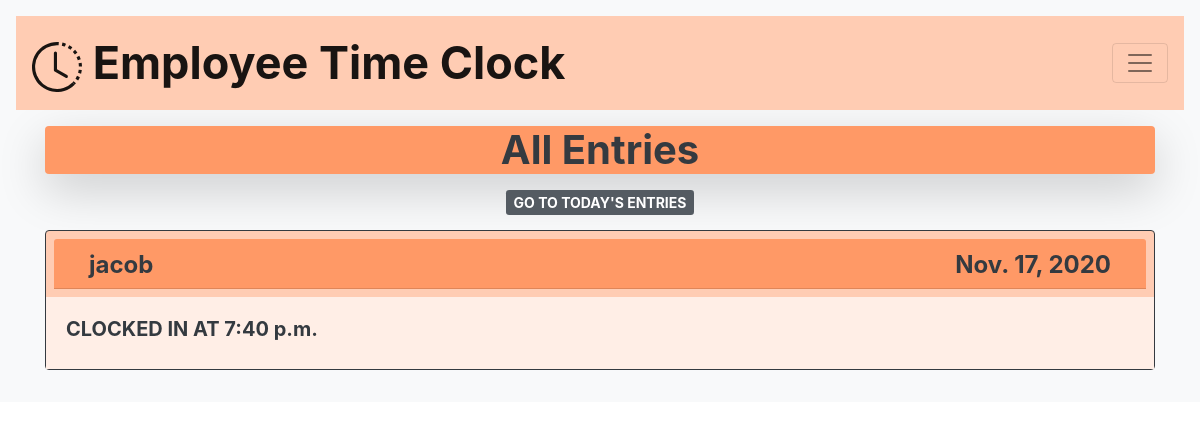
/clock_in_out/entries/all_entries/ (signed in), run on the app's committed database.
### timeclock/models.py (models this page shows, shortened)
class ClockInOut(models.Model):
    author = models.ForeignKey(
        get_user_model(),
        on_delete=models.CASCADE,
    )
    time = models.TimeField(default=timezone.localtime)
    date = models.DateField(default=date.today)
    notes = models.CharField(max_length=100, default='', blank=True)
    option=(
        ('CLOCKED IN AT ',"Clock In"),
        ('CLOCKED OUT AT',"Clock Out")
    )
    options = models.CharField(max_length=14, choices=option,default="Clocked in at")

### users/models.py (models this page shows)
class CustomUser(AbstractUser):
    age = models.PositiveIntegerField(null=True, blank=True)

### timeclock/views.py (the view)
# urls.py: path('clock_in_out/entries/all_entries/', AllEntriesView.as_view(), name = 'all_entries'),
class AllEntriesView(ListView):
    model = ClockInOut
    template_name = 'all_entries.html'

### templates/all_entries.html (shortened to what this page needs)
{% extends 'base.html' %}
{% block content %}
{% if user.is_authenticated %}
<div class="mx-auto shadow-lg w-100 m-3 rounded" style="background-color: #ff9966">
      <h1 class="text-center font-weight-bold">
        <span class="align-bottom">All Entries</span></h1>
</div>
    <div class="font-weight-bold text-center mb-3">
      <a href="{% url 'entries' %}" class="btn-secondary btn-sm active" role="button" aria-pressed="true">GO TO TODAY'S ENTRIES<a/>
    </div>
    {% for entries in object_list %}
    {% if entries.author == request.user %}
    <div class="card border-dark mb-3" style="background-color: #ffccb3">
      <div class="row card-header m-2 mw-100" style="background-color: #ff9966; height: 50px">
        <h4 class="col text-left font-weight-bold">{{ entries.author }}</h4>
        <div class="col">
          <h4 class="text-right font-weight-bold">{{ entries.date }}</h4>
        </div>
      </div>
          <div class="card-body" style="background-color: #ffeee6">
            <h5 class="font-weight-bold">{{ entries.options }} {{ entries.time }}</h5>
          </div>
    </div>
    {% endif %}
    {% endfor%}
{% else %}
    <div class="mx-auto shadow-lg m-4" style="background-color: #ff9966; width: 200px">
      <p class="text-center font-italic text-light">
        <span class="align-bottom">You are not logged in.</span></p>
    </div>
{% endif %}
{% endblock content %}

### data on the page
ClockInOut: author "jacob", date "Nov. 17, 2020", options "CLOCKED IN AT", time "7:40 p.m."
